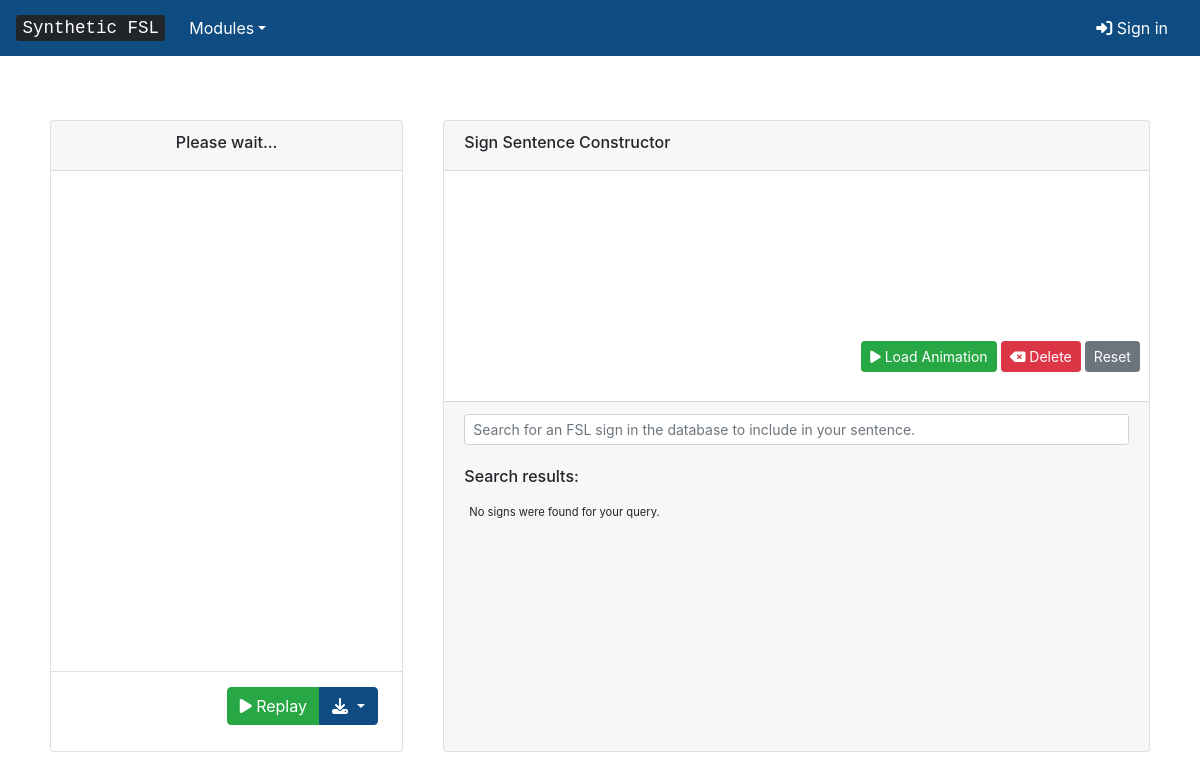
The page /translator/ on the database as committed earlier.
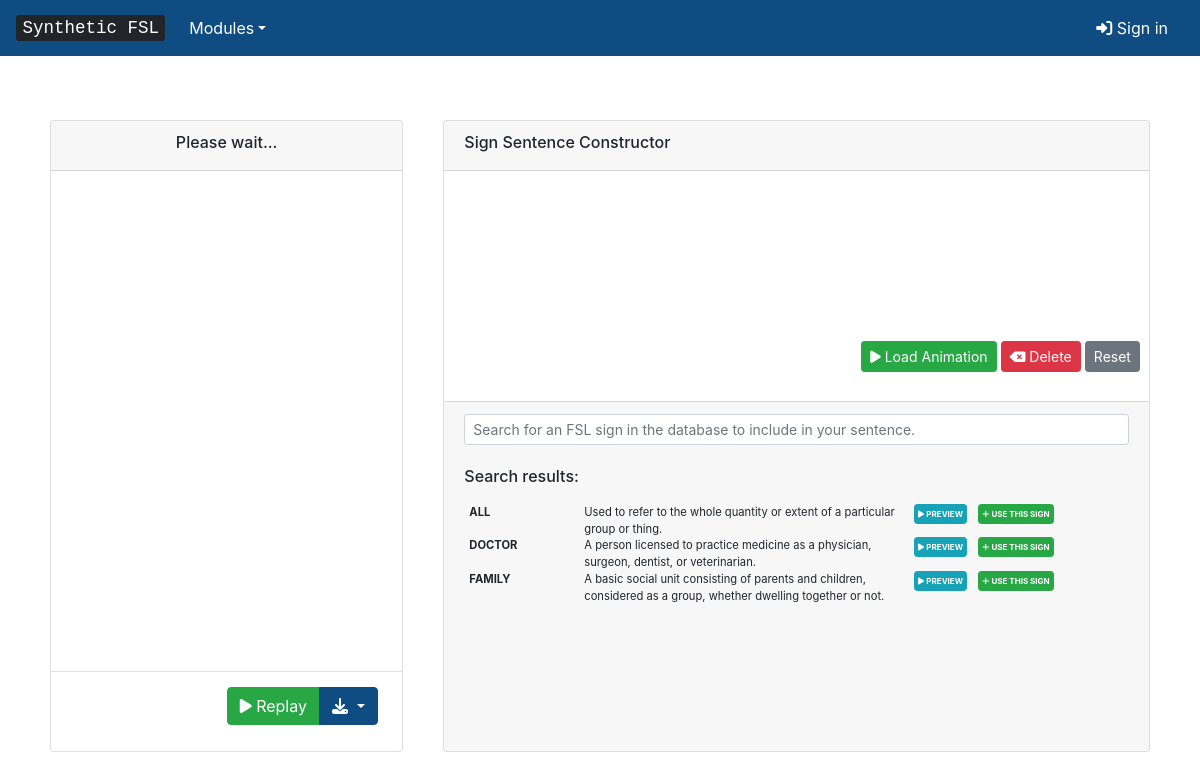
The same page on the database as committed later.
### inventory/models.py (models this page shows, shortened)
class Sign(models.Model):
	name = models.CharField(max_length=200, verbose_name='Name')
	description = models.TextField(verbose_name='Description')
	twoHanded = models.BooleanField(default=False)
	rightHandshape = models.ForeignKey(Handshape, verbose_name="Right Handshape", default="1", on_delete=models.CASCADE, related_name='rightHandshape_sign_set')
	rightFingerDirection = models.CharField(max_length=5, verbose_name='Right External Finger Direction', default='')
	rightPalmOrientation = models.CharField(max_length=5, verbose_name='Right Palm Orientation', default='')
	leftHandshape = models.ForeignKey(Handshape, verbose_name="Left Handshape", default="1", on_delete=models.CASCADE, related_name='leftHandshape_sign_set')
	leftFingerDirection = models.CharField(max_length=5, verbose_name='Left External Finger Direction', default='')
	leftPalmOrientation = models.CharField(max_length=5, verbose_name='Left Palm Orientation', default='')
	locationType = models.CharField(max_length=20, verbose_name='Location Type', default='')
	rightLocation = models.CharField(max_length=20, verbose_name='Right Hand Location', default='')
	rightLocationSide = models.CharField(max_length=20, verbose_name='Right Hand Location Side', default='')
	rightLocationContact = models.CharField(max_length=20, verbose_name='Right Hand Location Contact', default='')
	leftLocation = models.CharField(max_length=20, verbose_name='Left Hand Location', default='')
	leftLocationSide = models.CharField(max_length=20, verbose_name='Left Hand Location Contact', default='')
	leftLocationContact = models.CharField(max_length=20, verbose_name='Left Hand Location Side', default='')
	constellationContact = models.CharField(max_length=20, verbose_name='Constellation Contact', default='')
	constellationLocation = models.CharField(max_length=20, verbose_name='Constellation Location', default='')
	constellationLocationSide = models.CharField(max_length=20, verbose_name='Constellation Location Side', default='')
	constellationLocationContact = models.CharField(max_length=20, verbose_name='Constellation Location Contact', default='')
	rightContactType = models.CharField(max_length=20, verbose_name='Right Contact Type', default='')
	leftContactType = models.CharField(max_length=20, verbose_name='Left Contact Type', default='')
	rightContactFinger = models.CharField(max_length=5, verbose_name='Constellation Location Contact', default='')
	rightContactPart = models.CharField(max_length=20, verbose_name='Right Contact Part', default='')
	rightContactSide = models.CharField(max_length=20, verbose_name='Right Contact Side', default='')
	leftContactFinger = models.CharField(max_length=20, verbose_name='Right Contact Side', default='')
	leftContactPart = models.CharField(max_length=20, verbose_name='Right Contact Side', default='')
	leftContactSide = models.CharField(max_length=20, verbose_name='Right Contact Side', default='')
	sigml = models.TextField(default="<sigml></sigml>");
	rightMotionSequence = ListTextField(base_field=models.CharField(max_length=1000), size=10,)
	rightMotionTags = ListTextField(base_field=models.CharField(max_length=500), size=10,)
	rightTargetConfigs = ListTextField(base_field=models.CharField(max_length=500), size=10,)
	rightTargetLocs = ListTextField(base_field=models.CharField(max_length=500), size=10,)
	leftMotionSequence = ListTextField(base_field=models.CharField(max_length=1000), size=10,)
	leftMotionTags = ListTextField(base_field=models.CharField(max_length=500), size=10,)
	leftTargetConfigs = ListTextField(base_field=models.CharField(max_length=500), size=10,)
	leftTargetLocs = ListTextField(base_field=models.CharField(max_length=500), size=10,)
	nondom = models.BooleanField(default=False)
	motionType = models.CharField(max_length=20, verbose_name='Motion Type', default='split')
	symmetry = models.CharField(max_length=7, verbose_name='Symmetry', default='split')
	outofphase = models.BooleanField(default=False)
	class Meta:
		ordering = ['name']

### inventory/views.py (the view, shortened to what this page needs)
# urls.py: path("translator/", views.translator, name="translator"),
def translator(request):
	spellout = False;
	sigml = ""
	query = ""
	url_parameter = request.GET.get("q")
	signs = Sign.objects.all()
	if request.is_ajax():
		print("QUERY: "+query);
		html = render_to_string(template_name="inventory/translator-partial.html",context={'signs' : signs, 'spellout' : spellout, 'sigml' : sigml, 'query' : query})
		data_dict = {"html_from_view": html}
		return JsonResponse(data=data_dict, safe=False)
	context = {'signs' : signs}
	return render(request, "inventory/translator.html", context)

### inventory/templates/inventory/translator.html (shortened to what this page needs)
{% extends 'inventory/avatargui.html' %}
{% load static %}
{% block info %}
<div class="card">
	<h6 class="card-header" style="height:50px;">
		Sign Sentence Constructor
	</h6>
	<div class="card-body" id="sentence" style="height:150px;"></div>
	<div class="card-body text-right" style="height:80px;">
		<div class="row justify-content-end">
			<button type="button" class="btn btn-sm btn-success" onclick="generateSentence();"><i class="fas fa-play"></i> Load Animation</button>&nbsp;
			<button type="button" class="btn btn-sm btn-danger" onclick="backspace();"><i class="fas fa-backspace"></i> Delete</button>&nbsp;
			<button type="button" class="btn btn-sm btn-secondary" onclick="clearSentence();">Reset</button>&nbsp;
		</div>
	</div>
	<div class="card-footer" style="height:350px;">
		<form style="margin-bottom: 0px;">
		<input id="user-input" class="form-control form-control-sm w-100" type="text" placeholder="Search for an FSL sign in the database to include in your sentence." aria-label="Search">
		</form><br>
		<h6>Search results:</h6>
		<div id="replaceable-content" style="padding-top:10px;padding-left:5px;font-size: 0.7rem;height:230px;overflow-y:scroll;">
				{% include 'inventory/translator-partial.html' %}
		</div>
	</div>
</div>
{% endblock %}

### inventory/templates/inventory/translator-partial.html (shortened to what this page needs)
{% if signs and not spellout %}
{% for sign in signs %}
<div class="row">
	<div class="col-2">
		<strong>{{ sign.name }}</strong>
	</div>
	<div class="col-6">
		{{ sign.description}}
	</div>
	<div class=col>
		<div class="row">
			<button class="btn btn-sm btn-info mb-1" value="{{ sign.name }}" data="{{ sign.sigml }}" style="padding:3px;font-size:0.5rem;" onclick="writesigml(this.getAttribute('data'))"><i class="fas fa-play"></i> <strong>PREVIEW</strong></button>&emsp;
			<button class="btn btn-sm btn-success mb-1" value="{{ sign.name }}" data="{{ sign.sigml }}" style="padding:3px;font-size:0.5rem;" onclick="includeSign(this);"><i class="fas fa-plus"></i> <strong>USE THIS SIGN</strong></button>
		</div>
	</div>
</div>
{% endfor %}
{% else %}
	<p>No signs were found for your query.&emsp;
		</p>
{% endif %}

Rows that differ between the two databases and show on the page:
added Sign: name "ALL", description "Used to refer to the whole quantity or extent of a particular group or thing."
added Sign: name "DOCTOR", description "A person licensed to practice medicine as a physician, surgeon, dentist, or veterinarian."
added Sign: name "FAMILY", description "A basic social unit consisting of parents and children, considered as a group, whether dwelling together or not."
Other text that changed with them:
text no longer shown: "No signs were found for your query."
